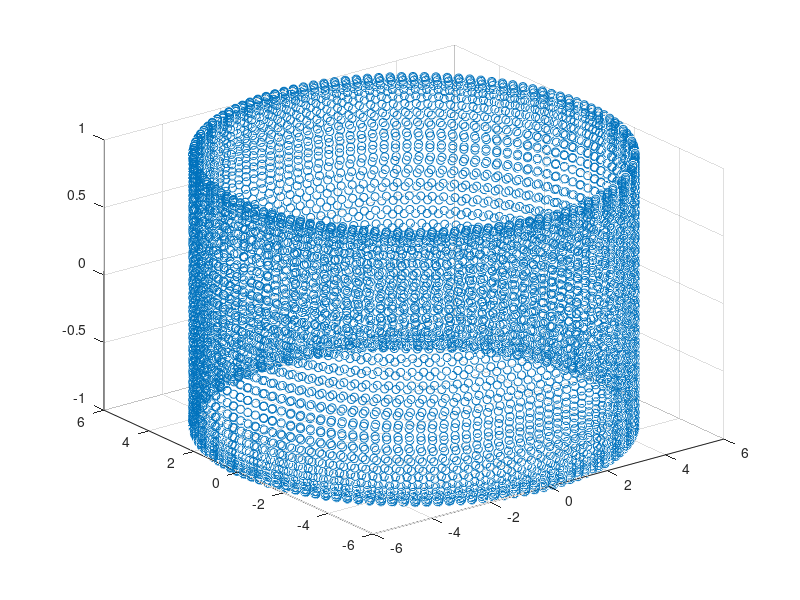

Write the MATLAB code that produced this figure. (Note: this script raises an error after producing the figure.)
% Runs a circle around a cube

clear
close all
clc

%path for wahba solver
addpath('../matlabScripts/')

%circle parameters
R = 6; %radius
Nrev = 2500; %number of images per revolution
inc = 1; %inclination (not a real orbital inclination)
Revs = 3; %number of revolutions around the cube
Noscil = 40.3333; %number of oscillations per revolution
N = round(Revs*Nrev);

theta = linspace(0,2*pi*Revs,N);
x = zeros(3,N);
for ii = 1:N
    x(1,ii) = R*cos(theta(ii));
    x(2,ii) = R*sin(theta(ii));
    x(3,ii) = inc*sin(Noscil*theta(ii));
    %     x(3,ii) = inc;
end

figure
scatter3(x(1,:),x(2,:),x(3,:))

% Create the cube
P = [1; 0; 0];
s = 0.5;
sw = 0.05;
fc = [1 0 0;
    0 1 0;
    0 0 1;
    1 1 0;
    1 0 1;
    0 1 1];

ec = [.1 .1 .1];
C = createCube(P, s, sw, fc, ec);

%create more cubes
P2 = [0; 0; -2];
C2 = createCube(P2, s, sw, fc, ec);

P3 = [1; -1; 0];
C3 = createCube(P3, s, sw, fc, ec);

P4 = [0; 2; .5];
C4 = createCube(P4, s, sw, fc, ec);

P5 = [-1; 0; 0];
C5 = createCube(P5, s, sw, fc, ec);

P6 = [.4; -1; .4];
C6 = createCube(P6, s, sw, fc, ec);

%create an all encompassing rectangular prism
s = [14; 14; 12];
sw = .1;
C7 = createRectangularPrism([0, 0, 0]', s, sw, fc, ec, true);

%more cubes
P8 = [.4; 1; .4];
s = 0.5;
sw = .05;
C8 = createCube(P8, s, sw, fc, ec);

P9 = [-.4; 0; -.4];
C9 = createCube(P9, s, sw, fc, ec);

P10 = [-.4; -1; -.4];
C10 = createCube(P10, s, sw, fc, ec);

P11 = [.2; -1; 2];
C11 = createCube(P11, s, sw, fc, ec);

%cube cell array
CArray = cell(2,1);
CArray{1} = C;
CArray{2} = C2;
CArray{3} = C3;
CArray{4} = C4;
CArray{5} = C5;
CArray{6} = C6;
CArray{7} = C7;
CArray{8} = C8;
CArray{9} = C9;
CArray{10} = C10;
CArray{11} = C11;

% createPixelVectors and camera information
f = 500;
width = 640;
height = 480;
sz = [width, height];
px = width/2;
py = height/2;
K = [f, 0, px;
    0, f, py;
    0, 0, 1];

V = createPixelVectors(K,width,height);

%run through and create an image at each point, always pointing towards the
%center
vz = [0; 0; 1];
vx = [1; 0; 0];
vBMat = [vx'; vz'];
aVec = [1; 1];

figure
tic
parfor ii = 1:N
    
    %create the quaternion for this location
    imFoc = [0 0 0]'; %point the image is centered on
    vz_I = imFoc - x(:,ii); %camera z-axis in the inertial frame
    vx_I = [vz_I(2); -vz_I(1); 0]; %camera x-axis in the inertial frame
    
    %normalize vectors
    vx_I = vx_I/norm(vx_I);
    vz_I = vz_I/norm(vz_I);
    
    %create matrix and solve wahbas problem
    vIMat = [vx_I'; vz_I'];
    RBI = wahbaSolver(aVec,vIMat,vBMat);
    q = dcm2quat(RBI);
    
    %     tic
    imgRGBD = createImage(CArray, x(:,ii), q', V, sz, K);
    %     toc
    
    %extract RGB info
    img = imgRGBD(:,:,1:3);
    
    %filter and display
    imgFilt = imgaussfilt(img,1);
    %     imgFilt = img;
    %     imshow(img);
    
    imshow(imgFilt);
    
    imwrite(imgFilt,strcat('images/cubeCircling',num2str(ii,'%04i'),'.jpg'))
    
    disp('Percent Complete:')
    disp(ii/N*100)
    
end
toc
